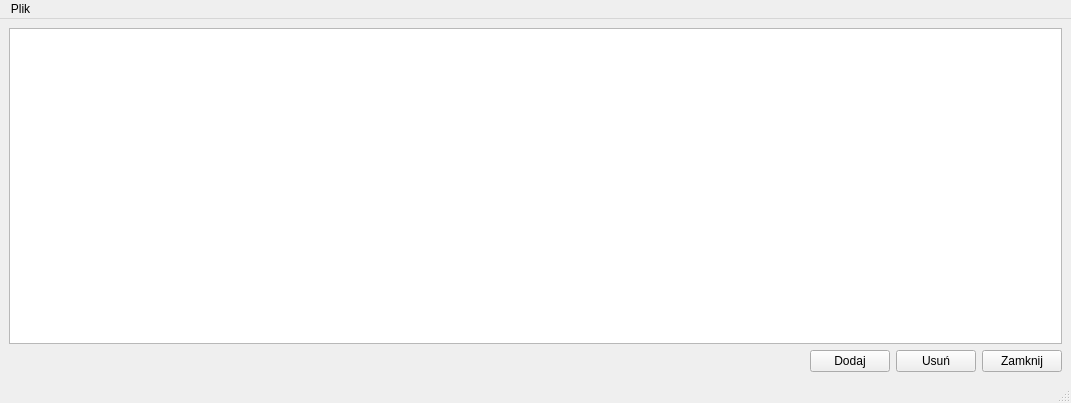
<?xml version="1.0" encoding="UTF-8"?>
<ui version="4.0">
 <class>MainWindow</class>
 <widget class="QMainWindow" name="MainWindow">
  <property name="geometry">
   <rect>
    <x>0</x>
    <y>0</y>
    <width>1071</width>
    <height>403</height>
   </rect>
  </property>
  <property name="windowTitle">
   <string>Komiksy</string>
  </property>
  <widget class="QWidget" name="centralwidget">
   <layout class="QGridLayout" name="gridLayout">
    <item row="0" column="0">
     <layout class="QVBoxLayout" name="verticalLayout">
      <item>
       <widget class="QTableView" name="tableView"/>
      </item>
      <item>
       <layout class="QHBoxLayout" name="horizontalLayout">
        <item>
         <spacer name="horizontalSpacer">
          <property name="orientation">
           <enum>Qt::Horizontal</enum>
          </property>
          <property name="sizeHint" stdset="0">
           <size>
            <width>40</width>
            <height>20</height>
           </size>
          </property>
         </spacer>
        </item>
        <item>
         <widget class="QPushButton" name="pushButton">
          <property name="text">
           <string>Dodaj</string>
          </property>
         </widget>
        </item>
        <item>
         <widget class="QPushButton" name="pushButton_2">
          <property name="text">
           <string>Usuń</string>
          </property>
         </widget>
        </item>
        <item>
         <widget class="QPushButton" name="pushButton_3">
          <property name="text">
           <string>Zamknij</string>
          </property>
         </widget>
        </item>
       </layout>
      </item>
     </layout>
    </item>
   </layout>
  </widget>
  <widget class="QMenuBar" name="menubar">
   <property name="geometry">
    <rect>
     <x>0</x>
     <y>0</y>
     <width>1071</width>
     <height>21</height>
    </rect>
   </property>
   <widget class="QMenu" name="menuPlik">
    <property name="title">
     <string>Plik</string>
    </property>
    <addaction name="actionZamknij"/>
   </widget>
   <addaction name="menuPlik"/>
  </widget>
  <widget class="QStatusBar" name="statusbar"/>
  <action name="actionZamknij">
   <property name="text">
    <string>Zamknij</string>
   </property>
  </action>
 </widget>
 <resources/>
 <connections/>
</ui>
